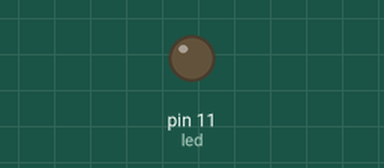
Bench run of a sketch on a simulated Arduino Uno, built with avr-gcc and run on an emulated ATmega328P. Parts: output pins drawn as LEDs (lit = HIGH).

Above: at 0.05 s.
Timing chart, 0 to 5.9 s (numbered marks = the images above):
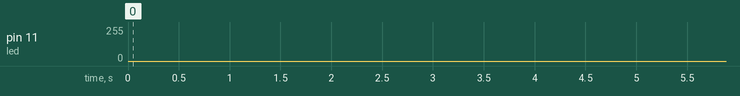

The sketch:

PWM_Light.ino
```cpp
//Code written by Daniel Morley for the Austin Arduino Group
//Use this for anything you want

int led = 11;   //Pin for LED
int lightintensity = 0; //Intesity of light
int fade = 1;   //The amount of steps
void setup() {

  pinMode(led, OUTPUT);
}


void loop() {
  analogWrite(led, lightintensity);// Adjust the duty cyle of the PWM

  lightintensity = lightintensity + fade;//increments the variable by a step each pass


  if (lightintensity <= 0 || lightintensity >= 255) {
    fade = -fade;   // Act as decrement step when max intesisty is reached
  }
   delay(5); // Cycle Delay
}
```
